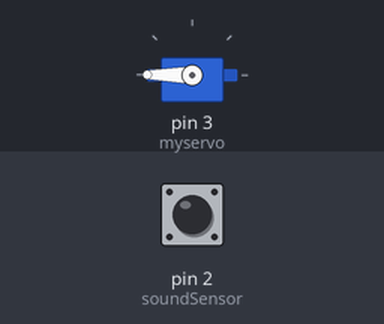
Simulated run of this sketch. Board: Arduino Uno, built with avr-gcc and run on an emulated ATmega328P. On the bench: servo. Inputs (shaded band) come from the test bench; at power-on: pin 2 (soundSensor) LOW. What the sketch prints to the serial monitor is not drawn.

Above: at 1.2 s.
1.3 s: pin 2 (soundSensor) driven HIGH
At 2.5 s:
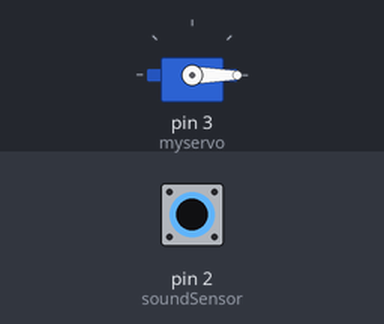
2.8 s: pin 2 (soundSensor) driven LOW
At 3.7 s:
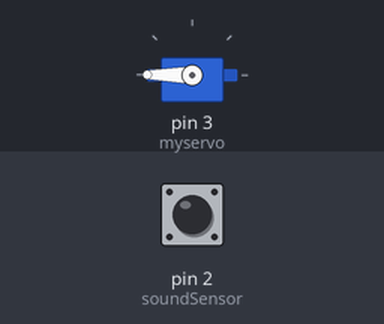
5.8 s: pin 2 (soundSensor) pulsed HIGH 2 times (0.12 s each, 0.3 s apart)
At 6.01 s:
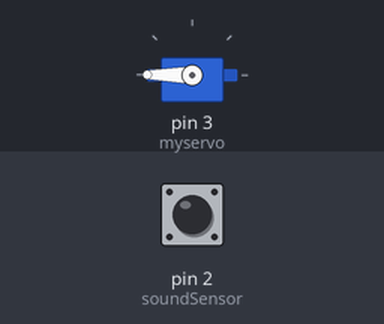
Timing chart, 0 to 8.8 s (numbered marks = the images above; inputs shaded):
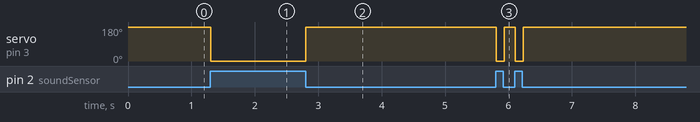

The sketch:

Audio.ino
```cpp
#include <Servo.h>
int soundSensor = 2;
Servo myservo;
void setup()
{
  Serial.begin(9600);
  pinMode (soundSensor, INPUT);
  myservo.attach(3);
}

void loop()
{
  int statusSensor = digitalRead (soundSensor);
  Serial.write(statusSensor);
  if (statusSensor == 1)
  {
    myservo.write(0);
    delay(25);
  }
  else
  {
    myservo.write(180);
    delay(25);
  }

}
```

Measured:
- after the input at 1.3 s, servo on pin 3 (myservo): 180° → 0° at once
- after the input at 2.8 s, servo on pin 3 (myservo): 0° → 180° at once
- after the input at 5.8 s, servo on pin 3 (myservo): alternates 180° for 0.18 s and 0° for 0.13 s, 4 changes in all, then stays 180°, starting at once
